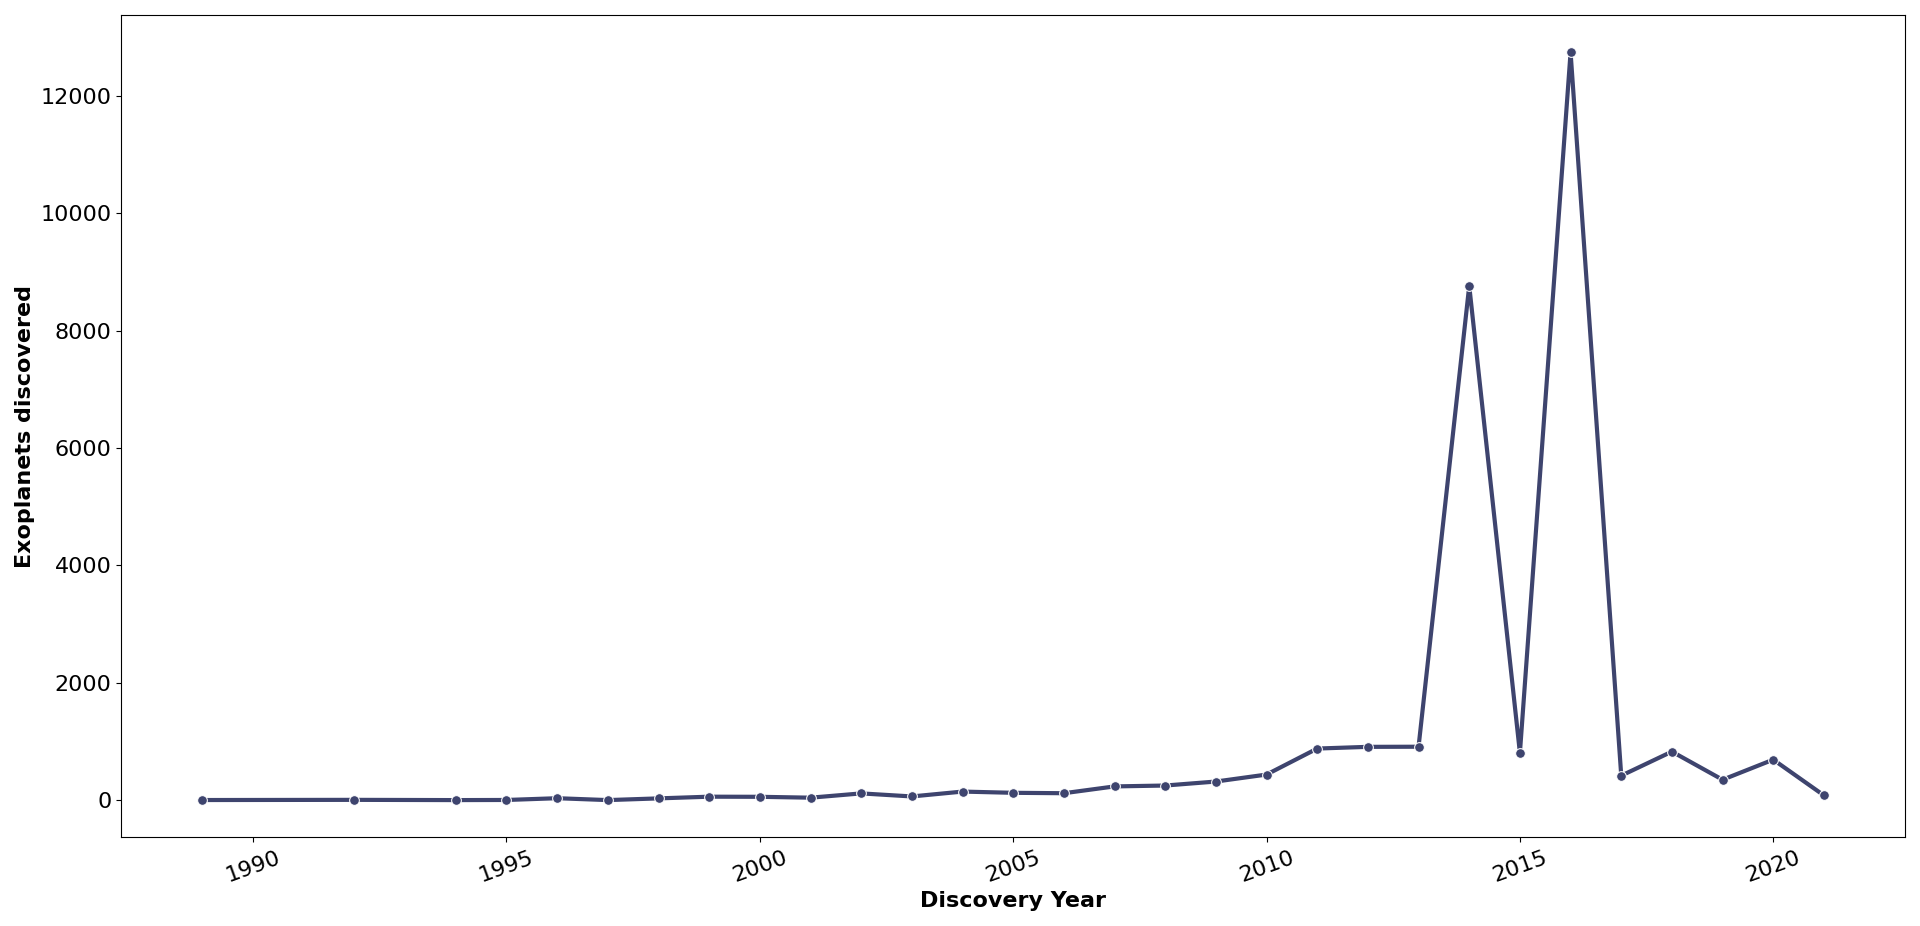

This chart was generated by the following Python code:

# Paths:
path_data = "data/"

# Packages:
import numpy as np
import pandas as pd
import seaborn as sns
import matplotlib.pyplot as plt
from matplotlib.colors import LinearSegmentedColormap

# Display options:
pd.set_option("display.width", 1200)
pd.set_option("display.max_columns", 300)
pd.set_option("display.max_rows", 300)

# Dataset:
df = pd.read_csv(path_data + "nasa_exoplanets.csv")
df_varnames = pd.read_csv(path_data + "nasa_exoplanets_var_names.csv")

# Variables:
x_var = "disc_year"
x_var_name = df_varnames.loc[(df_varnames["var"] == x_var), ["var_name"]].values[0][0]
y_var_name = "Exoplanets discovered"

# Adapt the data:
df_plot = df.groupby(by = x_var)[x_var].agg("count")
df_plot = pd.DataFrame(
    {
        "x_var": df_plot.index.tolist(),
        "y_var": df_plot.values,
    }
)
df_plot = df_plot.sort_values("x_var")

# Plot:
cmap = LinearSegmentedColormap.from_list("my_palette", ["#111539", "#97A1D9"])
my_palette = [cmap(i/3) for i in np.array(range(3))]

fig = plt.figure(
    figsize = (20, 10),
    tight_layout = True
)
ax = sns.lineplot(
    data = df_plot,
    x = "x_var",
    y = "y_var",
    marker = "o",
    markersize = 7,
    linewidth = 3,
    color = my_palette[1]    
)
_ = ax.set_xlabel(
    x_var_name,
    fontsize = 16,
    fontweight = "bold"
)
_ = ax.set_ylabel(
    y_var_name,
    fontsize = 16,
    fontweight = "bold"
)
_ = ax.tick_params(
    axis = "x", 
    which = "major", 
    labelsize = 16,
    rotation = 20
)
_ = ax.tick_params(
    axis = "y", 
    which = "major", 
    labelsize = 16
)
plt.legend(
    [], [], 
    frameon = False
)
